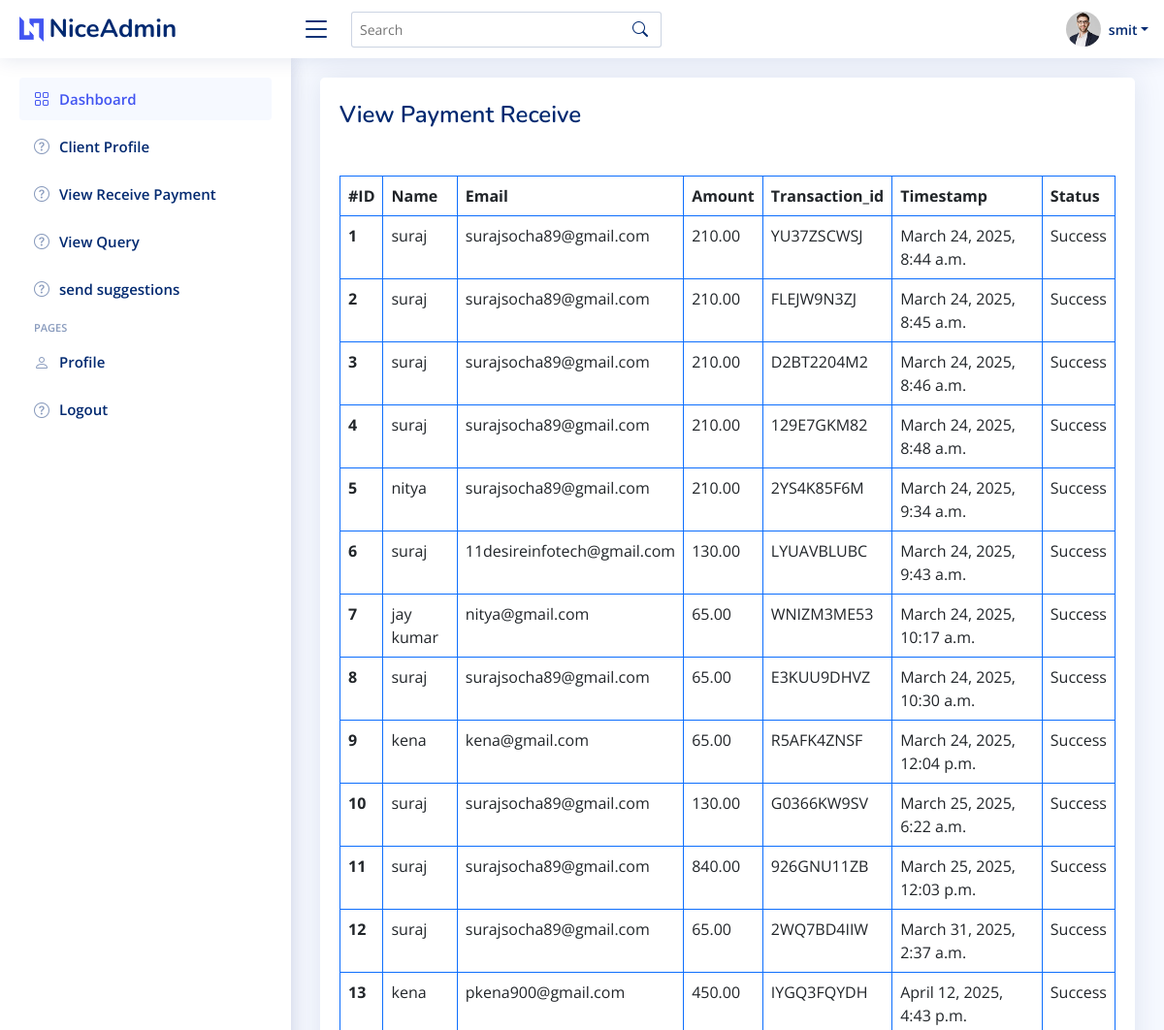
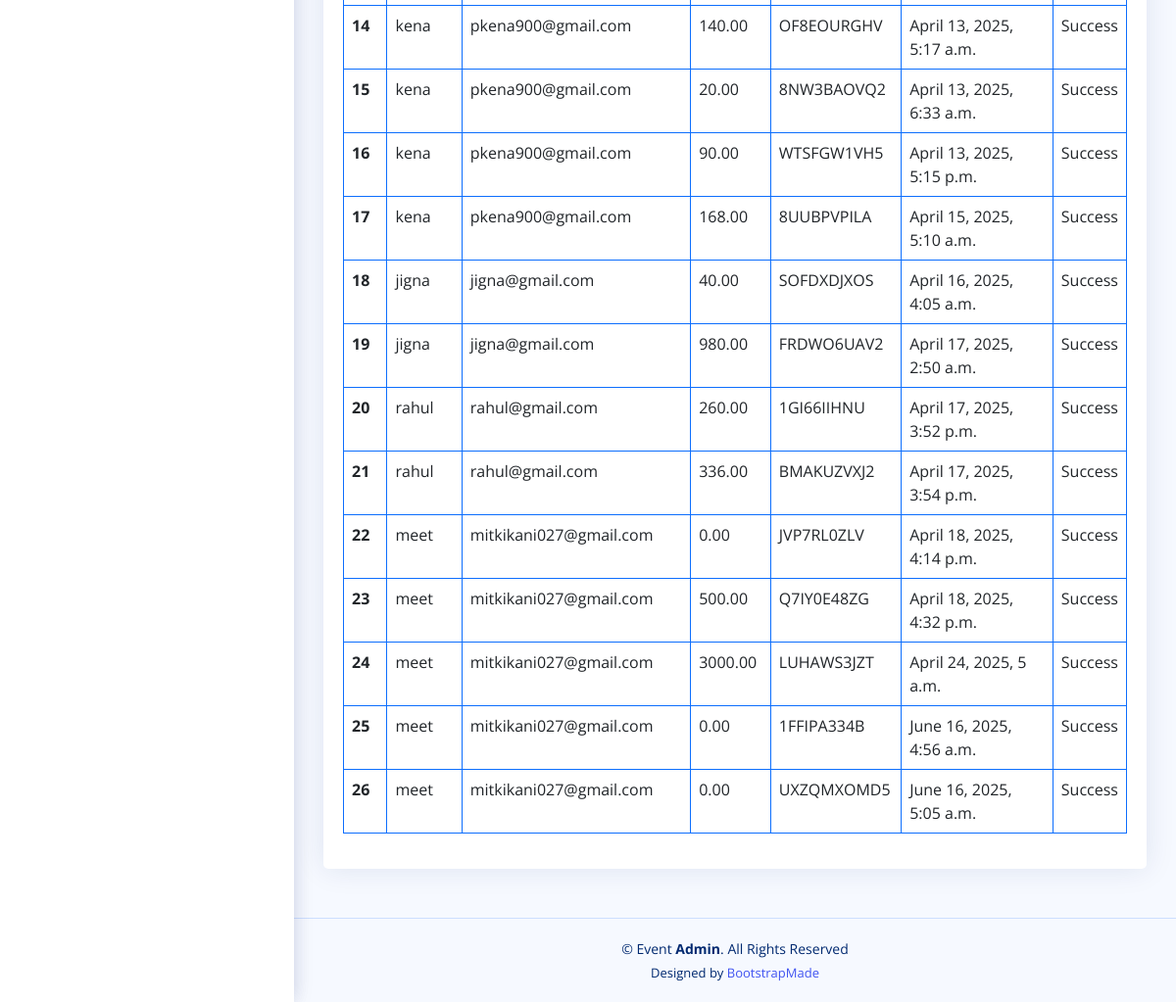
The app's page /view-receive-payment/ (signed in) with its own data (2 pictures, top to bottom).
### appeventor/models.py (models this page shows, shortened)
class adminuser(models.Model):
    name=models.CharField(max_length=20)
    is_read = models.BooleanField(default=False)
    username=models.EmailField()
    password=models.CharField(max_length=16)
    suggestion=models.TextField(null=True)

class FakePayment(models.Model):
    name = models.CharField(max_length=100)
    email = models.EmailField()
    amount = models.DecimalField(max_digits=10, decimal_places=2)
    transaction_id = models.CharField(max_length=20, unique=True)
    status = models.CharField(max_length=20, choices=[('Success', 'Success'), ('Failed', 'Failed')], default='Success')
    timestamp = models.DateTimeField(auto_now_add=True)

### appeventor/views.py (the view)
# urls.py: path("view-receive-payment/",views.view_receive_payment,name="view-receive-payment"),
def view_receive_payment(request):
    data=request.session.get('id')
    user=adminuser.objects.get(id=data)
    amount=FakePayment.objects.all()
    return render(request,"admin/view-receive-payment.html",{'user':user,"amount_show":amount})

### appeventor/templates/admin/view-receive-payment.html (shortened to what this page needs)
<!DOCTYPE html>
<html lang="en">
<head>
  <link href="../static/assets2/vendor/bootstrap/css/bootstrap.min.css" rel="stylesheet">
  <link href="../static/assets2/vendor/bootstrap-icons/bootstrap-icons.css" rel="stylesheet">
  <link href="../static/assets2/vendor/boxicons/css/boxicons.min.css" rel="stylesheet">
  <link href="../static/assets2/vendor/quill/quill.snow.css" rel="stylesheet">
  <link href="../static/assets2/vendor/quill/quill.bubble.css" rel="stylesheet">
  <link href="../static/assets2/vendor/remixicon/remixicon.css" rel="stylesheet">
  <link href="../static/assets2/vendor/simple-datatables/style.css" rel="stylesheet">
  <link href="../static/assets2/css/style.css" rel="stylesheet">
</head>
<body>
  <header id="header" class="header fixed-top d-flex align-items-center">
    <div class="d-flex align-items-center justify-content-between">
      <a href="{% url 'adminhome'%}" class="logo d-flex align-items-center">
        <img src="../static/assets2/img/logo.png" alt="">
        <span class="d-none d-lg-block">NiceAdmin</span>
      </a>
      <i class="bi bi-list toggle-sidebar-btn"></i>
    </div>
    <div class="search-bar">
      <form class="search-form d-flex align-items-center" method="POST" action="#">
        <input type="text" name="query" placeholder="Search" title="Enter search keyword">
        <button type="submit" title="Search"><i class="bi bi-search"></i></button>
      </form>
    </div>
    <nav class="header-nav ms-auto">
      <ul class="d-flex align-items-center">
        <li class="nav-item dropdown pe-3">
          <a class="nav-link nav-profile d-flex align-items-center pe-0" href="#" data-bs-toggle="dropdown">
            <img src="../static/assets2/img/profile-img.jpg" alt="Profile" class="rounded-circle">
            <span class="d-none d-md-block dropdown-toggle ps-2">{{user.name}}</span>
          </a>
        </li>
      </ul>
    </nav>
  </header>
  <aside id="sidebar" class="sidebar">
    <ul class="sidebar-nav" id="sidebar-nav">
      <li class="nav-item">
        <a class="nav-link " href="{% url 'view-receive-payment'%}">
          <span>Dashboard</span>
        </a>
      </li>
      <li class="nav-item">
        <a class="nav-link collapsed" href="{% url 'client-profile'%}">
          <span>Client Profile</span>
        </a>
      </li>
      <li class="nav-item">
        <a class="nav-link collapsed" href="{% url 'view-receive-payment'%}">
          <span>View Receive Payment</span>
        </a>
      </li>
      <li class="nav-item">
        <a class="nav-link collapsed" href="{% url 'view-suggestions'%}">
          <span>View Query</span>
        </a>
      </li>
      <li class="nav-heading">Pages</li>
      <li class="nav-heading">Pages</li>
      <li class="nav-item">
        <a class="nav-link collapsed" href="{% url 'users-profile'%}">
          <span>Profile</span>
        </a>
      </li>
      <li class="nav-item">
        <a class="nav-link collapsed" href="{% url 'admin_logout'%}">
          <span>Logout</span>
        </a>
      </li>
    </ul>
  </aside>
  <aside id="sidebar" class="sidebar">
    <ul class="sidebar-nav" id="sidebar-nav">
      <li class="nav-item">
        <a class="nav-link " href="{% url 'adminhome'%}">
          <i class="bi bi-grid"></i>
          <span>Dashboard</span>
        </a>
      </li>
      <li class="nav-item">
        <a class="nav-link collapsed" href="{% url 'client-profile'%}">
          <i class="bi bi-question-circle"></i>
          <span>Client Profile</span>
        </a>
      </li>
      <li class="nav-item">
        <a class="nav-link collapsed" href="{% url 'view-receive-payment'%}">
          <i class="bi bi-question-circle"></i>
          <span>View Receive Payment</span>
        </a>
      </li>
      <li class="nav-item">
        <a class="nav-link collapsed" href="{% url 'view-suggestions'%}">
          <i class="bi bi-question-circle"></i>
          <span>View Query</span>
        </a>
      </li>
       <li class="nav-item">
        <a class="nav-link collapsed" href="#">
          <i class="bi bi-question-circle"></i>
          <span>send suggestions</span>
        </a>
      </li>
      <li class="nav-heading">Pages</li>
      <li class="nav-item">
        <a class="nav-link collapsed" href="{% url 'users-profile'%}">
          <i class="bi bi-person"></i>
          <span>Profile</span>
        </a>
      </li>
      <li class="nav-item">
        <a class="nav-link collapsed" href="{% url 'admin_logout'%}">
          <i class="bi bi-question-circle"></i>
          <span>Logout</span>
        </a>
      </li>
    </ul>
  </aside>
  <main id="main" class="main">
  <div class="card">
      <div class="card-body">
            <div class="pagetitle mt-4">
                  <h1>View Payment Receive</h1>
                </div>
  <table class="table table-bordered border-primary mt-5">
      <thead>
        <tr>
          <th scope="col">#ID</th>
          <th scope="col">Name</th>
          <th scope="col">Email</th>
          <th scope="col">Amount</th>
          <th scope="col">Transaction_id</th>
          <th scope="col">Timestamp</th>
          <th scope="col">Status</th>
        </tr>
      </thead>
      <tbody>
        {% if amount_show %}
                                    {% for i in amount_show %}
                                    <tr>
                                        <th scope="row">{{i.id}}</th>
                                        <td>{{i.name}}</td>
                                        <td>{{i.email}}</td>
                                        <td>{{i.amount}}</td>
                                        <td>{{i.transaction_id}}</td>
                                        <td>{{i.timestamp}}</td>
                                        <td>{{i.status}}</td>
                                    </tr>
                                    {%endfor%}
                                    {%else%}
                                    <h1>data is not found</h1>
                                    {%endif%}
      </tbody>
    </table>
</div>
</div>
</main>
<footer id="footer" class="footer">
  <div class="copyright">
    &copy; Event <strong><span>Admin</span></strong>. All Rights Reserved
  </div>
  <div class="credits">
    Designed by <a href="https://bootstrapmade.com/">BootstrapMade</a>
  </div>
</footer>
</body>
</html>

### static/assets2/css/style.css (style rules this page uses)
:root { scroll-behavior: smooth; }
body { font-family: "Open Sans", sans-serif; background: #f6f9ff; color: #444444; }
a { color: #4154f1; text-decoration: none; }
h1, h2, h3, h4, h5, h6 { font-family: "Nunito", sans-serif; }
#main { margin-top: 60px; padding: 20px 30px; transition: all 0.3s; }
.pagetitle { margin-bottom: 10px; }
.pagetitle h1 { font-size: 24px; margin-bottom: 0; font-weight: 600; color: #012970; }
.card { margin-bottom: 30px; border: none; border-radius: 5px; box-shadow: 0px 0 30px rgba(1, 41, 112, 0.1); }
.card-body { padding: 0 20px 20px 20px; }
.logo { line-height: 1; }
@media (min-width: 1200px) { .logo { width: 280px; } }
.logo img { max-height: 26px; margin-right: 6px; }
.logo span { font-size: 26px; font-weight: 700; color: #012970; font-family: "Nunito", sans-serif; }
.header { transition: all 0.5s; z-index: 997; height: 60px; box-shadow: 0px 2px 20px rgba(1, 41, 112, 0.1); background-color: #fff; padding-left: 20px; }
.header .toggle-sidebar-btn { font-size: 32px; padding-left: 10px; cursor: pointer; color: #012970; }
.header .search-bar { min-width: 360px; padding: 0 20px; }
.header .search-form { width: 100%; }
.header .search-form input { border: 0; font-size: 14px; color: #012970; border: 1px solid rgba(1, 41, 112, 0.2); padding: 7px 38px 7px 8px; border-radius: 3px; transition: 0.3s; width: 100%; }
.header .search-form button { border: 0; padding: 0; margin-left: -30px; background: none; }
.header .search-form button i { color: #012970; }
.header-nav ul { list-style: none; }
.header-nav>ul { margin: 0; padding: 0; }
.header-nav .nav-profile { color: #012970; }
.header-nav .nav-profile img { max-height: 36px; }
.header-nav .nav-profile span { font-size: 14px; font-weight: 600; }
.sidebar { position: fixed; top: 60px; left: 0; bottom: 0; width: 300px; z-index: 996; transition: all 0.3s; padding: 20px; overflow-y: auto; scrollbar-width: thin; scrollbar-color: #aab7cf transparent; box-shadow: 0px 0px 20px rgba(1, 41, 112, 0.1); background-color: #fff; }
@media (min-width: 1200px) { #main, #footer { margin-left: 300px; } }
.sidebar-nav { padding: 0; margin: 0; list-style: none; }
.sidebar-nav li { padding: 0; margin: 0; list-style: none; }
.sidebar-nav .nav-item { margin-bottom: 5px; }
.sidebar-nav .nav-heading { font-size: 11px; text-transform: uppercase; color: #899bbd; font-weight: 600; margin: 10px 0 5px 15px; }
.sidebar-nav .nav-link { display: flex; align-items: center; font-size: 15px; font-weight: 600; color: #4154f1; transition: 0.3; background: #f6f9ff; padding: 10px 15px; border-radius: 4px; }
.sidebar-nav .nav-link i { font-size: 16px; margin-right: 10px; color: #4154f1; }
.sidebar-nav .nav-link.collapsed { color: #012970; background: #fff; }
.sidebar-nav .nav-link.collapsed i { color: #899bbd; }
.footer { padding: 20px 0; font-size: 14px; transition: all 0.3s; border-top: 1px solid #cddfff; }
.footer .copyright { text-align: center; color: #012970; }
.footer .credits { padding-top: 5px; text-align: center; font-size: 13px; color: #012970; }

### records on screen
adminuser: name "smit"
FakePayment: id "1", name "suraj", email "surajsocha89@gmail.com", amount "210.00", transaction_id "YU37ZSCWSJ", timestamp "March 24, 2025, 8:44 a.m.", status "Success"
FakePayment: id "2", name "suraj", email "surajsocha89@gmail.com", amount "210.00", transaction_id "FLEJW9N3ZJ", timestamp "March 24, 2025, 8:45 a.m.", status "Success"
FakePayment: id "3", name "suraj", email "surajsocha89@gmail.com", amount "210.00", transaction_id "D2BT2204M2", timestamp "March 24, 2025, 8:46 a.m.", status "Success"
FakePayment: id "4", name "suraj", email "surajsocha89@gmail.com", amount "210.00", transaction_id "129E7GKM82", timestamp "March 24, 2025, 8:48 a.m.", status "Success"
FakePayment: id "5", name "nitya", email "surajsocha89@gmail.com", amount "210.00", transaction_id "2YS4K85F6M", timestamp "March 24, 2025, 9:34 a.m.", status "Success"
FakePayment: id "6", name "suraj", email "11desireinfotech@gmail.com", amount "130.00", transaction_id "LYUAVBLUBC", timestamp "March 24, 2025, 9:43 a.m.", status "Success"
FakePayment: id "7", name "jay kumar", email "nitya@gmail.com", amount "65.00", transaction_id "WNIZM3ME53", timestamp "March 24, 2025, 10:17 a.m.", status "Success"
FakePayment: id "8", name "suraj", email "surajsocha89@gmail.com", amount "65.00", transaction_id "E3KUU9DHVZ", timestamp "March 24, 2025, 10:30 a.m.", status "Success"
FakePayment: id "9", name "kena", email "kena@gmail.com", amount "65.00", transaction_id "R5AFK4ZNSF", timestamp "March 24, 2025, 12:04 p.m.", status "Success"
FakePayment: id "10", name "suraj", email "surajsocha89@gmail.com", amount "130.00", transaction_id "G0366KW9SV", timestamp "March 25, 2025, 6:22 a.m.", status "Success"
FakePayment: id "11", name "suraj", email "surajsocha89@gmail.com", amount "840.00", transaction_id "926GNU11ZB", timestamp "March 25, 2025, 12:03 p.m.", status "Success"
FakePayment: id "12", name "suraj", email "surajsocha89@gmail.com", amount "65.00", transaction_id "2WQ7BD4IIW", timestamp "March 31, 2025, 2:37 a.m.", status "Success"
FakePayment: id "13", name "kena", email "pkena900@gmail.com", amount "450.00", transaction_id "IYGQ3FQYDH", timestamp "April 12, 2025, 4:43 p.m.", status "Success"
FakePayment: id "14", name "kena", email "pkena900@gmail.com", amount "140.00", transaction_id "OF8EOURGHV", timestamp "April 13, 2025, 5:17 a.m.", status "Success"
FakePayment: id "15", name "kena", email "pkena900@gmail.com", amount "20.00", transaction_id "8NW3BAOVQ2", timestamp "April 13, 2025, 6:33 a.m.", status "Success"
FakePayment: id "16", name "kena", email "pkena900@gmail.com", amount "90.00", transaction_id "WTSFGW1VH5", timestamp "April 13, 2025, 5:15 p.m.", status "Success"
FakePayment: id "17", name "kena", email "pkena900@gmail.com", amount "168.00", transaction_id "8UUBPVPILA", timestamp "April 15, 2025, 5:10 a.m.", status "Success"
FakePayment: id "18", name "jigna", email "jigna@gmail.com", amount "40.00", transaction_id "SOFDXDJXOS", timestamp "April 16, 2025, 4:05 a.m.", status "Success"
FakePayment: id "19", name "jigna", email "jigna@gmail.com", amount "980.00", transaction_id "FRDWO6UAV2", timestamp "April 17, 2025, 2:50 a.m.", status "Success"
FakePayment: id "20", name "rahul", email "rahul@gmail.com", amount "260.00", transaction_id "1GI66IIHNU", timestamp "April 17, 2025, 3:52 p.m.", status "Success"
FakePayment: id "21", name "rahul", email "rahul@gmail.com", amount "336.00", transaction_id "BMAKUZVXJ2", timestamp "April 17, 2025, 3:54 p.m.", status "Success"
FakePayment: id "22", name "meet", email "mitkikani027@gmail.com", amount "0.00", transaction_id "JVP7RL0ZLV", timestamp "April 18, 2025, 4:14 p.m.", status "Success"
FakePayment: id "23", name "meet", email "mitkikani027@gmail.com", amount "500.00", transaction_id "Q7IY0E48ZG", timestamp "April 18, 2025, 4:32 p.m.", status "Success"
FakePayment: id "24", name "meet", email "mitkikani027@gmail.com", amount "3000.00", transaction_id "LUHAWS3JZT", timestamp "April 24, 2025, 5 a.m.", status "Success"
FakePayment: id "25", name "meet", email "mitkikani027@gmail.com", amount "0.00", transaction_id "1FFIPA334B", timestamp "June 16, 2025, 4:56 a.m.", status "Success"
FakePayment: id "26", name "meet", email "mitkikani027@gmail.com", amount "0.00", transaction_id "UXZQMXOMD5", timestamp "June 16, 2025, 5:05 a.m.", status "Success"
